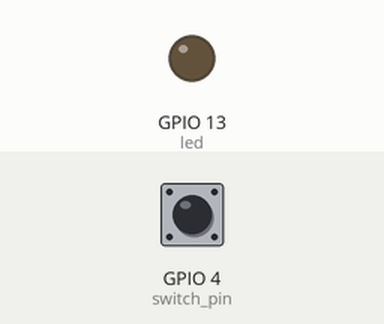
Simulated run of this sketch. Board: ESP8266 (NodeMCU). Shown: output pins drawn as LEDs (lit = HIGH). The test bench sets the inputs (shaded band); at power-on: GPIO 4 (switch_pin) HIGH. WiFi joins after 1.5 s; servers stay silent unless stated; what the sketch prints to the serial monitor is not drawn.

Above: at 2.7 s.
2.8 s: GPIO 4 (switch_pin) pulled LOW for 0.15 s
At 2.99 s:
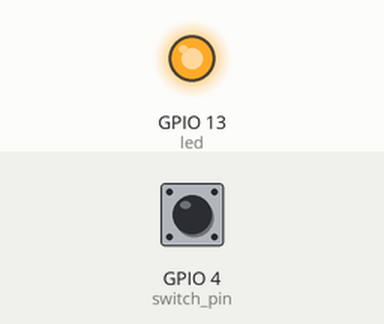
4.6 s: GPIO 4 (switch_pin) pulled LOW for 3.2 s
At 8.5 s:
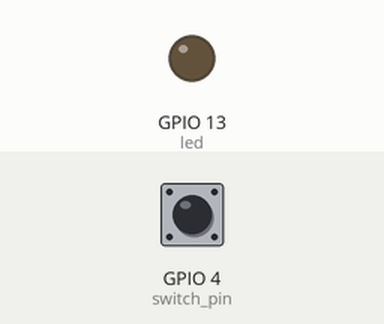
Timing chart, 0 to 10.0 s (numbered marks = the images above; inputs shaded):
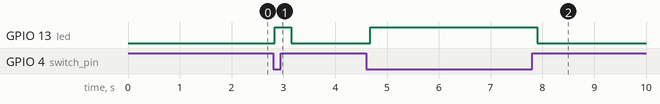

The sketch:

door_client_new.ino
```cpp
/***************************************************
   Author: Atul Dubey
   Date: 28/09/2022
   Description:
      This code creates a client device which will send
      request to another server device to turn on Light on
      Door opening.
   Server code:
     YOu can use the ESP8266_WS2812_Lightcontrol_webserver
     code to setup a webserver that will request to the request
     sent.
 ***************************************************/

#include <Arduino.h>
#include <ESP8266WiFi.h>
#include <ESP8266HTTPClient.h>

const char* ssid = "WIFI_SSID";
const char* password = "WIFI_PASSWORD";

#define server "IP_ADDRESS_OF_SERVER_DEVICE"
#define port 80

//IPAddress ip(192,168,43,118);
// gateway(192,168,43,1);
//IPAddress subnet(255,255,255,0);

int switch_pin = 4;
int flag = 0;
int led = 13;

HTTPClient http;

/* Function to connect to a WiFi network */
void setup_wifi() {
  delay(10);
  Serial.println();
  Serial.print("Connecting to ");
  Serial.println(ssid);

  WiFi.begin(ssid, password);                           // Start connecting to the WiFi network.

  while (WiFi.status() != WL_CONNECTED) {               // Wait until the connection is successful.
    delay(500);
    Serial.print(".");
  }
  //   WiFi.config(ip,gateway,subnet);
  Serial.println("");
  Serial.println("WiFi connected");

  Serial.println("IP address: ");
  Serial.println(WiFi.localIP());                       // Print the IP Address of the device
}


void send_http_get() {
  Serial.print("[HTTP] GET...\n");
  // start connection and send HTTP header
  int httpCode = http.GET();
  if (httpCode) {
    // HTTP header has been send and Server response header has been handled
    Serial.printf("[HTTP] GET... code: %d\n", httpCode);

    // file found at server
    if (httpCode == 200) {
      String payload = http.getString();
      Serial.println(payload);
    }
  } else {
    // Serial.print("[HTTP] GET... failed, no connection or no HTTP server\n");
  }
}

void setup() {

  pinMode(switch_pin, INPUT);
  pinMode(led, OUTPUT);
  Serial.begin(115200);
  setup_wifi();
}

void loop() {
  if ((digitalRead(switch_pin) == LOW) && flag == 0)
  {
    delay(20);
    if ((digitalRead(switch_pin) == LOW) && flag == 0)
    {
      digitalWrite(led, HIGH);
      flag = 1;
      http.begin(server, port, "/lighton");
      Serial.println("Door opened");
      send_http_get();
      http.end();
    }
  }
  else if (digitalRead(switch_pin) == HIGH && flag == 1)
  {
    delay(20);
    if (digitalRead(switch_pin) == HIGH && flag == 1) {
      digitalWrite(led, LOW);
      flag = 0;
      http.begin(server, port, "/lightoff");
      Serial.println("Door closed");
      send_http_get();
      http.end();
    }
  }
  delay(100);
}
```

Measured:
- after the input at 2.8 s, GPIO 13 (led): LOW → HIGH at once, → LOW 0.32 s later
- after the input at 4.6 s, GPIO 13 (led): LOW → HIGH after 0.07 s, → LOW 3.2 s later
